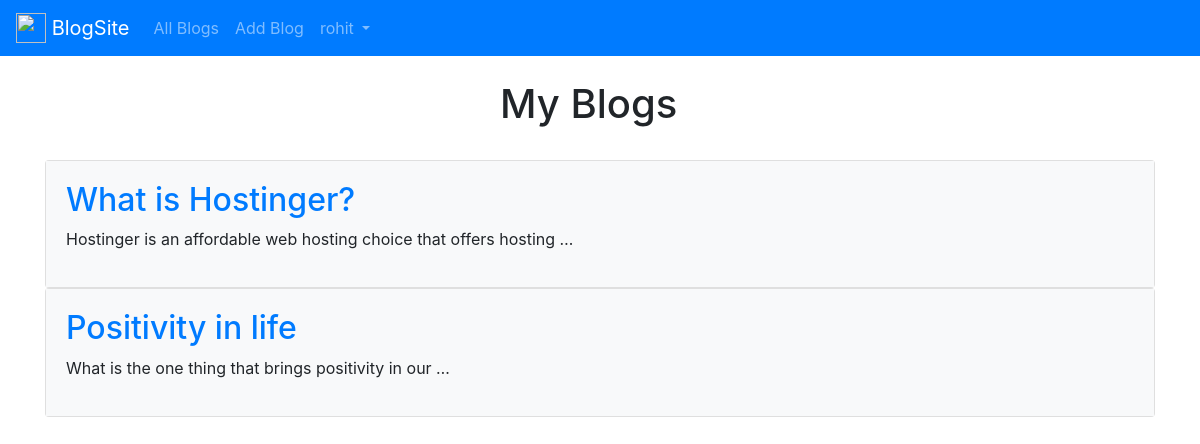
/profile/ (signed in), run on the app's committed database.
### Blogs/models.py (models this page shows, shortened)
class Blog(models.Model):
    title  = models.CharField(max_length = 120, default=None)
    body   = models.TextField(max_length = 3000, default=None)
    author = models.ForeignKey(User , on_delete = models.CASCADE)
    date_posted = models.DateTimeField(auto_now=True, null=True)

### account/views.py (the view)
# urls.py: path('profile/' , ProfileView.as_view(), name='profile')
class ProfileView(View):
    @method_decorator(login_required(login_url=''))
    def get(self, request):
        pk= request.user.id
        blogs = Blog.objects.filter(author_id=pk)
        context= {
            "blogs":blogs,
        }
        return render(request, "profile.html",context)

### templates/profile.html (shortened to what this page needs)
{% extends "base.html" %}
{% block content %}
{% if user.is_authenticated %}
  <div class="mx-auto" style="width: 200px;">
    <h1>My Blogs</h1>
  </div><br>
{% for blog in blogs %}
<div class = "blog entry card">
  <div class="card-body text-black bg-light">
<h2><a href="{% url 'blog_detail' blog.pk %}">{{ blog.title }}</a></h2>
<p>{{ blog.body|truncatewords:10 }}</p>
</div>
</div>
{% endfor %}
{% endif %}
{% endblock content%}

### templates/base.html (shortened to what this page needs)
<link rel="stylesheet" href="https://stackpath.bootstrapcdn.com/bootstrap/4.4.1/css/bootstrap.min.css"
>
<!doctype html>
<html lang="en">
<head>
    <link rel="stylesheet" href="https://stackpath.bootstrapcdn.com/bootstrap/4.4.1/css/bootstrap.min.css"
>
</head>
<body>
    <nav class="navbar navbar-expand-lg navbar-dark bg-primary">
        <a class="navbar-brand" href="{% url 'blog_list' %}">
            <img src="https://upload.wikimedia.org/wikipedia/commons/thumb/8/87/R_Cable_logo.svg/1200px-R_Cable_logo.svg.png"
                width="30" height="30" class="d-inline-block align-top" alt="">
            BlogSite
        </a>
        <div class="collapse navbar-collapse" id="navbarSupportedContent">
            <ul class="navbar-nav mr-auto">
                <li class="nav-item">
                    <a class="nav-link" href="{% url 'blog_list' %}">All Blogs</a>
                </li>
                <li class="nav-item">
                    <a class="nav-link" href="{% url 'blog_new' %}">Add Blog</a>
                </li>
    {% if user.is_authenticated %}
                <li class="nav-item dropdown">
                    <a class="nav-link dropdown-toggle" href="#" id="navbarDropdown" role="button" data-toggle="dropdown"
                        aria-haspopup="true" aria-expanded="false">
                        {{ user }}
                    </a>
                </li>
    {% endif %}
        </div>
    </nav></br>
    <div class="container">
        {% block content %}
        {% endblock content %}
    </div>
</body>
</html>

### data on the page
Blog: title "What is Hostinger?", body "Hostinger is an affordable web hosting choice that offers hosting …"
Blog: title "Positivity in life", body "What is the one thing that brings positivity in our …"

### other printed values
{{ user }} "rohit"
